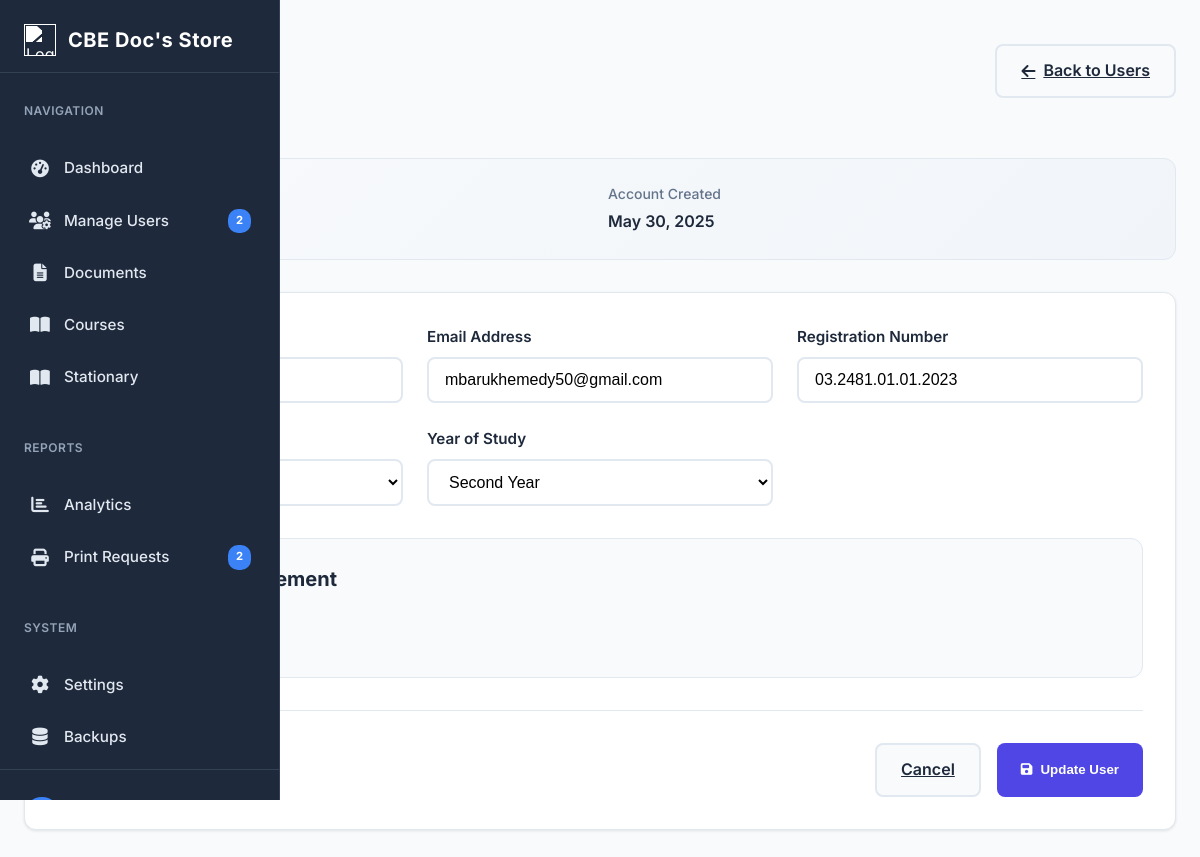
The app's page /admin/edit_user.php?id=1, older data.
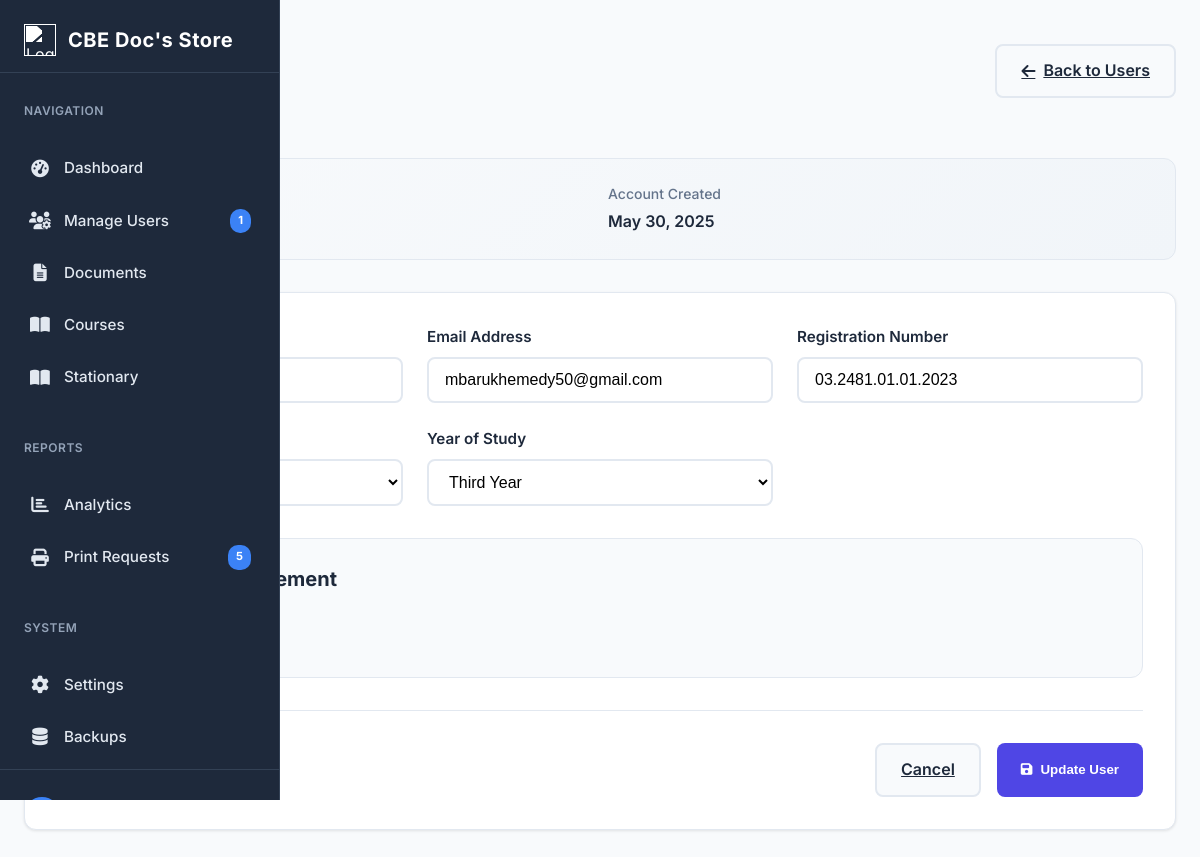
The same page, newer data.
### tables this page shows
CREATE TABLE `users` (
  `user_id` int(11) NOT NULL,
  `fullname` varchar(100) NOT NULL,
  `email` varchar(100) NOT NULL,
  `reg` varchar(20) NOT NULL,
  `password` varchar(255) NOT NULL,
  `program` varchar(20) NOT NULL,
  `year` varchar(10) NOT NULL,
  `profile_picture` varchar(255) DEFAULT NULL,
  `created_at` timestamp NULL DEFAULT current_timestamp(),
  `email_notifications` tinyint(1) DEFAULT 1,
  `course_updates` tinyint(1) DEFAULT 1,
  `assignment_alerts` tinyint(1) DEFAULT 1,
  `newsletter` tinyint(1) DEFAULT 1,
  `profile_visibility` tinyint(1) DEFAULT 1,
  `show_email` tinyint(1) DEFAULT 0,
  `data_collection` tinyint(1) DEFAULT 1
);

### admin/edit_user.php (the view, shortened to what the changed rows need)
<?php
include("../connection.php");
include("sidebar.php");
$errors = [];
$userData = [];
$user_id = isset($_GET['id']) ? intval($_GET['id']) : 0;
if ($user_id > 0) {
    $stmt = $conn->prepare("SELECT user_id, fullname, email, reg, password, program, year, created_at FROM users WHERE user_id = ?");
    $stmt->bind_param("i", $user_id);
    $stmt->execute();
    $result = $stmt->get_result();
    if ($result->num_rows === 1) {
        $userData = $result->fetch_assoc();
    } else {
        $errors['user'] = 'User not found';
    }
} else {
    $errors['user'] = 'Invalid user ID';
}
?>
<!DOCTYPE html>
<html lang="en">
<head>
    <link rel="stylesheet" href="https://cdnjs.cloudflare.com/ajax/libs/font-awesome/6.4.0/css/all.min.css">
</head>
<body>
    <?php include('sidebar.php'); ?>
    <main class="main-content">
        <div class="page-header">
            <div>
                <h1 class="page-title">Edit User</h1>
            </div>
        </div>
        <?php if (!empty($errors['user'])): ?>
            <div class="alert alert-error">
                <i class="fas fa-exclamation-circle"></i> <?php echo $errors['user']; ?>
            </div>
            <div style="text-align: center;">
                <a href="manage_users.php" class="btn btn-primary">Back to User Management</a>
            </div>
        <?php else: ?>
        <div class="user-info-card">
            <div class="user-info-grid">
                <div class="info-item">
                    <span class="info-label">User ID</span>
                    <span class="info-value">#<?php echo htmlspecialchars($userData['user_id']); ?></span>
                </div>
                <div class="info-item">
                    <span class="info-label">Account Created</span>
                    <span class="info-value"><?php echo date('M j, Y', strtotime($userData['created_at'])); ?></span>
                </div>
            </div>
        </div>
        <div class="form-container">
            <form method="POST">
                <div class="form-grid">
                    <div class="form-group">
                        <label class="form-label" for="fullname">Full Name</label>
                    </div>
                    <div class="form-group">
                        <label class="form-label" for="email">Email Address</label>
                        <input type="email" id="email" name="email" class="form-input"
                               value="<?php echo isset($userData['email']) ? htmlspecialchars($userData['email']) : ''; ?>" required>
                    </div>
                    <div class="form-group">
                        <label class="form-label" for="reg">Registration Number</label>
                        <input type="text" id="reg" name="reg" class="form-input"
                               placeholder="e.g., 03.2481.01.01.2023"
                               value="<?php echo isset($userData['reg']) ? htmlspecialchars($userData['reg']) : ''; ?>" required>
                    </div>
                    <div class="form-group">
                        <label class="form-label" for="program">Program of Study</label>
                    </div>
                    <div class="form-group">
                        <label class="form-label" for="year">Year of Study</label>
                        <select id="year" name="year" class="form-select" required>
                            <option value="2" <?php echo (isset($userData['year']) && $userData['year'] == '2') ? 'selected' : ''; ?>>Second Year</option>
                            <option value="3" <?php echo (isset($userData['year']) && $userData['year'] == '3') ? 'selected' : ''; ?>>Third Year</option>
                        </select>
                    </div>
                </div>
                <div class="password-section">
                    <h3 class="section-title">
                    </h3>
                    <div class="checkbox-group">
                        <label for="change_password">Change Password</label>
                    </div>
                </div>
                <div class="form-actions">
                    <a href="manage_users.php" class="btn btn-secondary">Cancel</a>
                    <button type="submit" class="btn btn-primary">
                        <i class="fas fa-save"></i> Update User
                    </button>
                </div>
            </form>
        </div>
        <?php endif; ?>
    </main>
</body>
</html>

### admin/sidebar.php (shortened to what the changed rows need)
<?php
include("../connection.php");
$pending_print_count = 0;
$total_users_count = 0;
$pending_query = "SELECT COUNT(*) as count FROM print_jobs WHERE status = 'pending'";
$pending_result = $conn->query($pending_query);
if ($pending_result) {
    $pending_print_count = $pending_result->fetch_assoc()['count'];
}
$users_query = "SELECT COUNT(*) as count FROM users";
$users_result = $conn->query($users_query);
if ($users_result) {
    $total_users_count = $users_result->fetch_assoc()['count'];
}
?>
<div class="sidebar" id="sidebar">
    <ul class="sidebar-menu">
        <li>
            <a href="manage_users.php" class="<?php echo basename($_SERVER['PHP_SELF']) == 'manage_users.php' ? 'active' : '' ?>">
                <i class="fas fa-users-cog"></i>
                <span>Manage Users</span>
                <span class="badge"><?php echo $total_users_count; ?></span>
            </a>
        </li>
    </ul>
    <ul class="sidebar-menu">
        <li>
            <a href="print_requests.php" class="<?php echo basename($_SERVER['PHP_SELF']) == 'print_requests.php' ? 'active' : '' ?>">
                <i class="fas fa-print"></i>
                <span>Print Requests</span>
                <span class="badge"><?php echo $pending_print_count; ?></span>
            </a>
        </li>
    </ul>
</div>

Row changes from the older to the newer data that the page shows:
changed users "mbarukhemedy50@gmail.com": year "Second Year" → "Third Year"
Text that changed along with them:
$total_users_count: "2" → "1"
$pending_print_count: "2" → "5"
